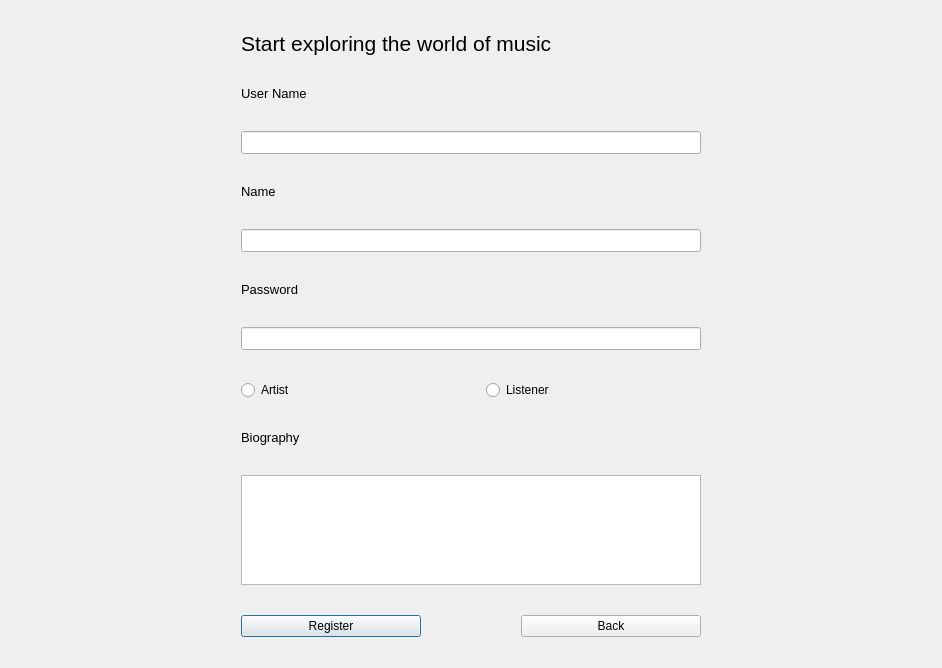
<?xml version="1.0" encoding="UTF-8"?>
<ui version="4.0">
 <class>Dialog</class>
 <widget class="QDialog" name="Dialog">
  <property name="geometry">
   <rect>
    <x>0</x>
    <y>0</y>
    <width>942</width>
    <height>668</height>
   </rect>
  </property>
  <property name="windowTitle">
   <string>Dialog</string>
  </property>
  <layout class="QGridLayout" name="gridLayout">
   <item row="2" column="1">
    <spacer name="verticalSpacer">
     <property name="orientation">
      <enum>Qt::Orientation::Vertical</enum>
     </property>
     <property name="sizeHint" stdset="0">
      <size>
       <width>20</width>
       <height>21</height>
      </size>
     </property>
    </spacer>
   </item>
   <item row="0" column="1">
    <spacer name="verticalSpacer_2">
     <property name="orientation">
      <enum>Qt::Orientation::Vertical</enum>
     </property>
     <property name="sizeHint" stdset="0">
      <size>
       <width>20</width>
       <height>21</height>
      </size>
     </property>
    </spacer>
   </item>
   <item row="1" column="2">
    <spacer name="horizontalSpacer">
     <property name="orientation">
      <enum>Qt::Orientation::Horizontal</enum>
     </property>
     <property name="sizeHint" stdset="0">
      <size>
       <width>200</width>
       <height>20</height>
      </size>
     </property>
    </spacer>
   </item>
   <item row="1" column="0">
    <spacer name="horizontalSpacer_2">
     <property name="orientation">
      <enum>Qt::Orientation::Horizontal</enum>
     </property>
     <property name="sizeHint" stdset="0">
      <size>
       <width>200</width>
       <height>20</height>
      </size>
     </property>
    </spacer>
   </item>
   <item row="1" column="1">
    <widget class="QWidget" name="widget" native="true">
     <property name="sizePolicy">
      <sizepolicy hsizetype="Fixed" vsizetype="Fixed">
       <horstretch>0</horstretch>
       <verstretch>0</verstretch>
      </sizepolicy>
     </property>
     <property name="minimumSize">
      <size>
       <width>500</width>
       <height>450</height>
      </size>
     </property>
     <layout class="QVBoxLayout" name="verticalLayout_5">
      <property name="spacing">
       <number>30</number>
      </property>
      <property name="leftMargin">
       <number>20</number>
      </property>
      <property name="topMargin">
       <number>20</number>
      </property>
      <property name="rightMargin">
       <number>20</number>
      </property>
      <property name="bottomMargin">
       <number>20</number>
      </property>
      <item>
       <widget class="QLabel" name="label">
        <property name="text">
         <string>&lt;html&gt;&lt;head/&gt;&lt;body&gt;&lt;p&gt;&lt;span style=&quot; font-size:16pt;&quot;&gt;Start exploring the world of music&lt;/span&gt;&lt;/p&gt;&lt;/body&gt;&lt;/html&gt;</string>
        </property>
       </widget>
      </item>
      <item>
       <layout class="QVBoxLayout" name="verticalLayout_2">
        <item>
         <widget class="QLabel" name="label_3">
          <property name="text">
           <string>&lt;html&gt;&lt;head/&gt;&lt;body&gt;&lt;p&gt;&lt;span style=&quot; font-size:10pt;&quot;&gt;User Name&lt;/span&gt;&lt;/p&gt;&lt;/body&gt;&lt;/html&gt;</string>
          </property>
         </widget>
        </item>
        <item>
         <widget class="QLineEdit" name="usernameLineEdit">
          <property name="font">
           <font>
            <pointsize>10</pointsize>
           </font>
          </property>
         </widget>
        </item>
       </layout>
      </item>
      <item>
       <layout class="QVBoxLayout" name="verticalLayout">
        <item>
         <widget class="QLabel" name="label_2">
          <property name="text">
           <string>&lt;html&gt;&lt;head/&gt;&lt;body&gt;&lt;p&gt;&lt;span style=&quot; font-size:10pt;&quot;&gt;Name&lt;/span&gt;&lt;/p&gt;&lt;/body&gt;&lt;/html&gt;</string>
          </property>
         </widget>
        </item>
        <item>
         <widget class="QLineEdit" name="nameLineEdit">
          <property name="font">
           <font>
            <pointsize>10</pointsize>
           </font>
          </property>
         </widget>
        </item>
       </layout>
      </item>
      <item>
       <layout class="QVBoxLayout" name="verticalLayout_3">
        <item>
         <widget class="QLabel" name="label_4">
          <property name="text">
           <string>&lt;html&gt;&lt;head/&gt;&lt;body&gt;&lt;p&gt;&lt;span style=&quot; font-size:10pt;&quot;&gt;Password&lt;/span&gt;&lt;/p&gt;&lt;/body&gt;&lt;/html&gt;</string>
          </property>
         </widget>
        </item>
        <item>
         <widget class="QLineEdit" name="passwordLineEdit">
          <property name="font">
           <font>
            <pointsize>10</pointsize>
           </font>
          </property>
          <property name="echoMode">
           <enum>QLineEdit::EchoMode::Password</enum>
          </property>
         </widget>
        </item>
       </layout>
      </item>
      <item>
       <layout class="QHBoxLayout" name="horizontalLayout">
        <item>
         <widget class="QRadioButton" name="artistRadioButton">
          <property name="text">
           <string>Artist</string>
          </property>
         </widget>
        </item>
        <item>
         <widget class="QRadioButton" name="listenerRadioButton">
          <property name="text">
           <string>Listener</string>
          </property>
         </widget>
        </item>
       </layout>
      </item>
      <item>
       <layout class="QVBoxLayout" name="verticalLayout_4">
        <item>
         <widget class="QLabel" name="label_5">
          <property name="text">
           <string>&lt;html&gt;&lt;head/&gt;&lt;body&gt;&lt;p&gt;&lt;span style=&quot; font-size:10pt;&quot;&gt;Biography&lt;/span&gt;&lt;/p&gt;&lt;/body&gt;&lt;/html&gt;</string>
          </property>
         </widget>
        </item>
        <item>
         <widget class="QTextEdit" name="bioTextEdit">
          <property name="font">
           <font>
            <pointsize>10</pointsize>
           </font>
          </property>
         </widget>
        </item>
       </layout>
      </item>
      <item>
       <layout class="QHBoxLayout" name="horizontalLayout_2">
        <property name="spacing">
         <number>100</number>
        </property>
        <item>
         <widget class="QPushButton" name="submitRegisterButton">
          <property name="text">
           <string>Register</string>
          </property>
         </widget>
        </item>
        <item>
         <widget class="QPushButton" name="backButton">
          <property name="text">
           <string>Back</string>
          </property>
         </widget>
        </item>
       </layout>
      </item>
     </layout>
    </widget>
   </item>
  </layout>
 </widget>
 <resources/>
 <connections/>
</ui>
